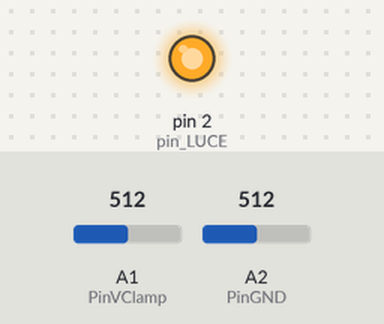
Bench run of a sketch on a simulated Arduino Uno, built with avr-gcc and run on an emulated ATmega328P. On the bench: output pins drawn as LEDs (lit = HIGH). The test bench sets the inputs (shaded band); at power-on: A1 (PinVClamp) = 512, A2 (PinGND) = 512. What the sketch prints to the serial monitor is not drawn.

Above: at 0.1 s.
Timing chart, 0 to 1.6 s (numbered marks = the images above):
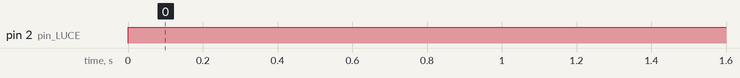

The sketch:

misura_potenza_prova.ino
```cpp
#include <SPI.h>

const unsigned int numReadings = 100; //samples to calculate Vrms.
int rmsVClamp[numReadings];    // samples of the sensor SCT-013-000
int rmsGND[numReadings];      // samples of the <span id="result_box" class="" lang="en"><span class="hps">virtual</span> <span class="hps alt-edited">ground</span></span>
float SumSqGND = 0;
float SumSqVClamp = 0;
float total = 0;
float Power = 0;
float I = 0;
int PinGND = A2;
int PinVClamp = A1;    // Sensor SCT-013-000
int N_turns = 1800;
int R_burden = 62;
//int PinVirtGND = A1;   // <span id="result_box" class="" lang="en"><span class="hps">Virtual</span> <span class="hps alt-edited">ground</span></span>

// variables of SETTING PIN SENSOR
//===========================
int pin_LUCE = 2;

void setup() {
  Serial.begin(9600);
  // initialize all the readings to 0:
  pinMode(pin_LUCE, OUTPUT);
}

void loop() {
  digitalWrite(pin_LUCE, HIGH);
  /*
  float readingsVClamp = 0;
  for (unsigned int i = 0; i < numReadings; i++) {
    readingsVClamp += sq((float)(analogRead(PinVClamp) - analogRead(PinGND)));
    delay(1);
  }
  float total = sqrt(abs(readingsVClamp / (float)numReadings));

  Power = abs(total * float(31.187));                // Rburden=3300 ohms, LBS= 0,004882 V (5/1024)
  // Transformer of 2000 laps (SCT-013-000).
  // 5*220*2000/(3300*1024)= 2/3 (aprox)
  //(R=62; N turns=1800;)-->31.187
  //I = total * float(0.14176);

  //Serial.println("Current: "+String(I)+" A");
  */

  int Power = power_measure();

  Serial.println(Power);
  delay(1500);

}

int power_measure() {
  int PinGND = A2;  // sensor Virtual Ground
  int PinVClamp = A1;    // Sensor SCT-013-000
  const unsigned int numReadings = 200; //samples to calculate Vrms.
  int readingsVClamp[numReadings];    // samples of the sensor SCT-013-000
  float I = 0;
  float SumSqVClamp = 0;
  float total = 0;
  for (unsigned int i = 0; i < numReadings; i++) {
    readingsVClamp[i] = analogRead(PinVClamp) - analogRead(PinGND);
    delay(1); //
  }
  delay(5);
  //Calculate Vrms
  for (unsigned int i = 0; i < numReadings; i++) {
    SumSqVClamp += sq((float)readingsVClamp[i]);
  }
  total = sqrt(SumSqVClamp / numReadings);
  I = total * float(0.14648);
  float Power_float = total * float(31.187);
  int Power = (int) Power_float;
  if (Power <= 12){ // error management
    Power = 0;
  }
  return Power;
  // Rburden=62 ohms, LBS= 0,004882 V (5/1024)
  // Transformer of 1800 laps (SCT-013-000).
  // 5*220*1800/(62*1024)= 31.187
}
```

Measured:
- by itself, pin 2 (pin_LUCE): LOW → HIGH at 0.00 s
